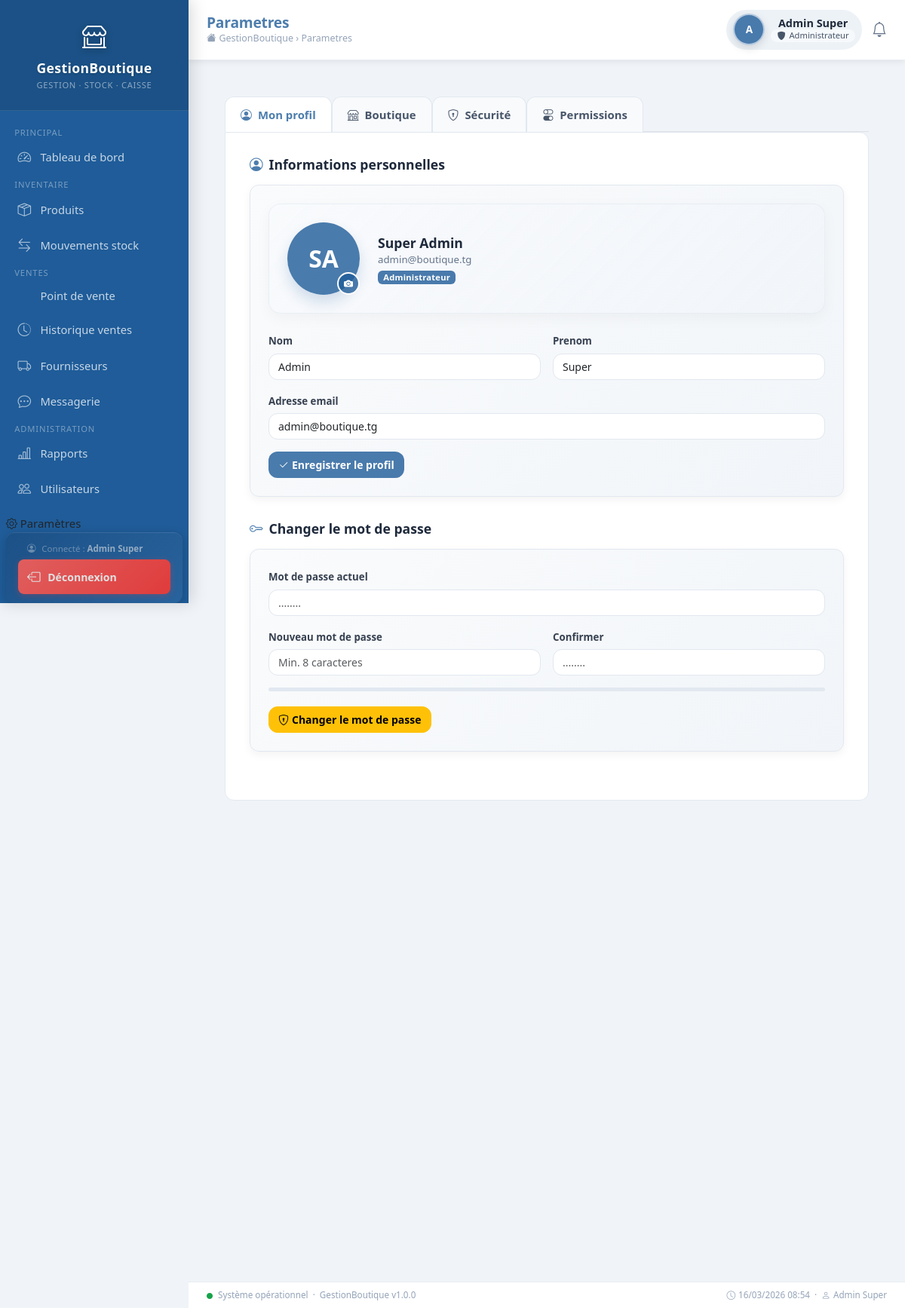
Page /modules/parametres/index.php (signed in) on the committed database.
### tables this page shows
CREATE TABLE utilisateurs (
    id            INT UNSIGNED AUTO_INCREMENT PRIMARY KEY,
    nom           VARCHAR(100) NOT NULL,
    prenom        VARCHAR(100) NOT NULL,
    email         VARCHAR(150) NOT NULL UNIQUE,
    mot_de_passe  VARCHAR(255) NOT NULL,           
    role_id       INT UNSIGNED NOT NULL,
    statut        ENUM('actif','inactif') DEFAULT 'actif',
    token_reset   VARCHAR(255) DEFAULT NULL,        
    created_at    TIMESTAMP DEFAULT CURRENT_TIMESTAMP,
    updated_at    TIMESTAMP DEFAULT CURRENT_TIMESTAMP ON UPDATE CURRENT_TIMESTAMP,
    FOREIGN KEY (role_id) REFERENCES roles(id) ON DELETE RESTRICT
);

CREATE TABLE roles (
    id       INT UNSIGNED AUTO_INCREMENT PRIMARY KEY,
    nom      VARCHAR(50) NOT NULL UNIQUE,
    created_at TIMESTAMP DEFAULT CURRENT_TIMESTAMP
);

### config/config.php (called while the page is built, shortened)
<?php
function clean(string $data): string {
    return htmlspecialchars(strip_tags(trim($data)), ENT_QUOTES, 'UTF-8');
}
function peutFaire(string $module, string $action): bool {
    if ($_SESSION['permissions'] === 'admin') return true;
    return $_SESSION['permissions'][$module][$action] ?? false;
}

### modules/parametres/index.php (the view, shortened to what this page needs)
<?php
require_once __DIR__ . '/../../config/config.php';
$db     = getDB();
$userId = $_SESSION['user_id'];
$stmt = $db->prepare("SELECT u.*, r.nom AS role FROM utilisateurs u JOIN roles r ON u.role_id=r.id WHERE u.id=:id");
$stmt->execute([':id'=>$userId]);
$stmt->execute([':id'=>$userId]); $user=$stmt->fetch();
$section='profil'; if(isset($_GET['s'])) $section=$_GET['s'];
$pageTitle="Parametres";
require_once __DIR__ . '/../../includes/header.php';
?>
<div class="param-container">
<ul class="nav nav-tabs param-tabs" id="paramTabs" role="tablist">
<li class="nav-item" role="presentation">
<a href="?s=profil" class="nav-link <?=$section==='profil'?'active':''?>"><i class="bi bi-person-circle me-2"></i>Mon profil</a>
</li>
<li class="nav-item" role="presentation">
<a href="?s=boutique" class="nav-link <?=$section==='boutique'?'active':''?>"><i class="bi bi-shop me-2"></i>Boutique</a>
</li>
<li class="nav-item" role="presentation">
<a href="?s=securite" class="nav-link <?=$section==='securite'?'active':''?>"><i class="bi bi-shield-lock me-2"></i>Sécurité</a>
</li>
<?php if($_SESSION['user_role']==='administrateur'): ?>
<li class="nav-item" role="presentation">
<a href="?s=permissions" class="nav-link <?=$section==='permissions'?'active':''?>"><i class="bi bi-toggles me-2"></i>Permissions</a>
</li>
<?php endif; ?>
</ul>
<div class="tab-content param-tab-content" id="paramTabsContent">
<div class="tab-pane fade <?=$section==='profil'?'show active':''?>" id="profil" role="tabpanel" aria-labelledby="profil-tab">
<div class="param-section">
<h6><i class="bi bi-person-circle"></i>Informations personnelles</h6>
<div class="param-card">
    <div class="d-flex align-items-center gap-4 mb-4 p-4" style="background: linear-gradient(135deg, rgba(248,250,252,0.8) 0%, rgba(241,245,249,0.9) 100%);border-radius:16px;border:1px solid rgba(226,232,240,0.6);box-shadow:0 6px 20px rgba(0,0,0,0.04);">
        <div class="avatar-wrapper">
            <?php if(!empty($user['avatar'])&&file_exists(__DIR__.'/../../uploads/avatars/'.$user['avatar'])):?>
            <img src="<?=APP_URL?>/uploads/avatars/<?=$user['avatar']?>" class="avatar-img" alt="Photo">
            <?php else:?>
            <div class="avatar-initiales"><?=strtoupper(substr($user['prenom'],0,1).substr($user['nom'],0,1))?></div>
            <?php endif;?>
            <label for="inputAvatar" class="avatar-edit-btn" title="Changer la photo"><i class="bi bi-camera-fill"></i></label>
        </div>
        <div style="flex:1;">
            <div style="font-size:1.1rem;font-weight:700;color:#1e293b;"><?=clean($user['prenom'].' '.$user['nom'])?></div>
            <div style="font-size:.83rem;color:#64748b;"><?=clean($user['email'])?></div>
            <span class="badge mt-1" style="background:var(--bleu);"><?=ucfirst($user['role'])?></span>
        </div>
    </div>
    <form method="POST">
        <div class="row g-3">
            <div class="col-md-6"><label class="form-label fw-semibold">Nom</label><input type="text" name="nom" class="form-control" value="<?=clean($user['nom'])?>" required></div>
            <div class="col-md-6"><label class="form-label fw-semibold">Prenom</label><input type="text" name="prenom" class="form-control" value="<?=clean($user['prenom'])?>" required></div>
            <div class="col-12"><label class="form-label fw-semibold">Adresse email</label><input type="email" name="email" class="form-control" value="<?=clean($user['email'])?>" required></div>
        </div>
        <button type="submit" class="btn mt-3 fw-semibold" style="background:var(--bleu);color:#fff;"><i class="bi bi-check2 me-1"></i>Enregistrer le profil</button>
    </form>
</div>
</div>
<div class="param-section">
<h6><i class="bi bi-key"></i>Changer le mot de passe</h6>
<div class="param-card">
    <form method="POST">
        <div class="row g-3">
            <div class="col-12"><label class="form-label fw-semibold">Mot de passe actuel</label><input type="password" name="mdp_actuel" class="form-control" required placeholder="........"></div>
            <div class="col-md-6"><label class="form-label fw-semibold">Nouveau mot de passe</label><input type="password" name="mdp_nouveau" id="mdpNouv" class="form-control" required placeholder="Min. 8 caracteres" minlength="8"></div>
            <div class="col-md-6"><label class="form-label fw-semibold">Confirmer</label><input type="password" name="mdp_confirm" class="form-control" required placeholder="........"></div>
            <div class="col-12"><div id="mdpForce" style="height:5px;border-radius:3px;background:#e2e8f0;"></div></div>
        </div>
        <button type="submit" class="btn btn-warning mt-3 fw-semibold"><i class="bi bi-shield-lock me-1"></i>Changer le mot de passe</button>
    </form>
</div>
</div>
</div>
</div>
</div>
</div>
<?php require_once __DIR__ . '/../../includes/footer.php'; ?>

### includes/header.php (shortened to what this page needs)
<!DOCTYPE html>
<html lang="fr">
<head>
    <link href="<?= APP_URL ?>/assets/css/bootstrap.min.css" rel="stylesheet">
    <link href="<?= APP_URL ?>/assets/css/bootstrap-icons.min.css" rel="stylesheet">
    <link href="<?= APP_URL ?>/assets/css/design.css" rel="stylesheet">
</head>
<body>
<nav class="sidebar" id="sidebar">
    <div class="sidebar-brand">
        <i class="bi bi-shop-window brand-icon"></i>
        <span class="brand-name"><?= APP_NAME ?></span>
        <span class="brand-sub">Gestion · Stock · Caisse</span>
    </div>
    <div class="sidebar-menu">
        <span class="nav-section">Principal</span>
        <a href="<?= APP_URL ?>/dashboard.php"
        class="nav-link <?= basename($_SERVER['PHP_SELF']) === 'dashboard.php' ? 'active' : '' ?>">
            <i class="bi bi-speedometer2"></i> Tableau de bord
        </a>
        <span class="nav-section">Inventaire</span>
        <?php if(peutFaire('produits','voir')): ?>
        <a href="<?= APP_URL ?>/modules/produits/liste.php"
        class="nav-link <?= strpos($_SERVER['PHP_SELF'], 'produits') !== false ? 'active' : '' ?>">
            <i class="bi bi-box-seam"></i> Produits
        </a>
        <?php endif; ?>
        <?php if(peutFaire('stock','voir')): ?>
        <a href="<?= APP_URL ?>/modules/stock/mouvements.php"
        class="nav-link <?= strpos($_SERVER['PHP_SELF'], 'stock') !== false ? 'active' : '' ?>">
            <i class="bi bi-arrow-left-right"></i> Mouvements stock
        </a>
        <?php endif; ?>
        <span class="nav-section">Ventes</span>
        <?php if(peutFaire('ventes','creer')): ?>
        <a href="<?= APP_URL ?>/modules/ventes/caisse.php"
        class="nav-link <?= strpos($_SERVER['PHP_SELF'], 'caisse') !== false ? 'active' : '' ?>">
            <i class="bi bi-cash-register"></i> Point de vente
        </a>
        <?php endif; ?>
        <?php if(peutFaire('ventes','voir')): ?>
        <a href="<?= APP_URL ?>/modules/ventes/historique.php"
        class="nav-link <?= strpos($_SERVER['PHP_SELF'], 'historique') !== false ? 'active' : '' ?>">
            <i class="bi bi-clock-history"></i> Historique ventes
        </a>
        <?php endif; ?>
        <?php if(peutFaire('fournisseurs','voir')): ?>
        <a href="<?= APP_URL ?>/modules/fournisseurs/index.php"
        class="nav-link <?= strpos($_SERVER['PHP_SELF'], 'fournisseurs') !== false ? 'active' : '' ?>">
            <i class="bi bi-truck"></i> Fournisseurs
        </a>
        <?php endif; ?>
        <?php if(peutFaire('messagerie','voir')): ?>
        <a href="<?= APP_URL ?>/modules/messagerie/index.php"
        class="nav-link <?= strpos($_SERVER['PHP_SELF'], 'messagerie') !== false ? 'active' : '' ?>">
            <i class="bi bi-chat-dots"></i> Messagerie
        </a>
        <?php endif; ?>
        <?php if(peutFaire('rapports','voir')): ?>
        <?php if ($_SESSION['user_role'] === 'administrateur'): ?>
        <span class="nav-section">Administration</span>
        <?php endif; ?>
        <a href="<?= APP_URL ?>/modules/rapports/index.php"
        class="nav-link <?= strpos($_SERVER['PHP_SELF'], 'rapports') !== false ? 'active' : '' ?>">
            <i class="bi bi-bar-chart-line"></i> Rapports
        </a>
        <?php endif; ?>
        <?php if(peutFaire('utilisateurs','voir')): ?>
        <a href="<?= APP_URL ?>/modules/auth/utilisateurs.php"
        class="nav-link <?= strpos($_SERVER['PHP_SELF'], 'utilisateurs') !== false ? 'active' : '' ?>">
            <i class="bi bi-people"></i> Utilisateurs
        </a>
        <?php endif; ?>
    </div>
    <div style="padding:.5rem .5rem 0; border-top:1px solid rgba(255, 255, 255, 0); margin-top:.5rem;">
        <a href="<?= APP_URL ?>/modules/parametres/index.php"
        class="nav-link <?= strpos($_SERVER['PHP_SELF'], 'parametres') !== false ? 'active' : '' ?>">
            <i class="bi bi-gear"></i> Paramètres
        </a>
    </div>
    <div class="sidebar-footer">
        <div style="font-size:.72rem; color:rgba(255,255,255,.4); margin-bottom:.4rem; padding-left:.75rem;">
            <i class="bi bi-person-circle" style="margin-right:.3rem;"></i>
            Connecté : <strong style="color:rgba(255,255,255,.6);"><?= $_SESSION['user_nom'] ?? '' ?></strong>
        </div>
        <a href="<?= APP_URL ?>/modules/auth/logout.php" class="nav-link">
            <i class="bi bi-box-arrow-left" style="font-size:1.1rem;"></i>
            Déconnexion
        </a>
    </div>
</nav>
<div class="topbar">
    <div class="d-flex align-items-center gap-3">
        <div>
            <h1 class="page-title"><?= $pageTitle ?? 'Tableau de bord' ?></h1>
            <div class="topbar-breadcrumb d-none d-md-block">
                <i class="bi bi-house-fill me-1"></i><?= APP_NAME ?> &rsaquo; <?= $pageTitle ?? 'Accueil' ?>
            </div>
        </div>
    </div>
    <div class="user-info">
        <?php
            $role = $_SESSION['user_role'];
            $roleIcon = match($role) {
                'administrateur' => 'bi-shield-fill',
                'caissier'       => 'bi-cash-register',
                'magasinier'     => 'bi-boxes',
                default          => 'bi-person'
            };
            $displayName = clean(($_SESSION['user_prenom'] ?? '').' '.($_SESSION['user_nom'] ?? ''));
        ?>
        <div class="user-profile dropend">
            <button class="btn btn-sm" type="button" id="userDropdown" data-bs-toggle="dropdown" aria-expanded="false" style="background:rgba(255,255,255,0);border:none;padding:0;">
                <div class="d-flex align-items-center gap-2">
                    <?php if (!empty($_SESSION['user_avatar'])): ?>
                    <div class="avatar">
                        <img src="<?= APP_URL ?>/uploads/avatars/<?= $_SESSION['user_avatar'] ?>?v=<?= time() ?>" alt="Photo">
                    </div>
                    <?php else: ?>
                    <div class="avatar">
                        <?= strtoupper(substr(($_SESSION['user_prenom'] ?? ''), 0, 1) . substr($_SESSION['user_nom'], 0, 1)) ?>
                    </div>
                    <?php endif; ?>
                    <div class="user-meta d-none d-md-flex flex-column">
                        <span class="user-name"><?= $displayName ?></span>
                        <span class="user-role"><i class="bi <?= $roleIcon ?>"></i><?= ucfirst($role) ?></span>
                    </div>
                </div>
            </button>
        </div>
        <div class="user-actions">
            <a href="<?= APP_URL ?>/modules/messagerie/index.php" class="position-relative" style="color:#64748b; text-decoration:none;">
                <i class="bi bi-bell fs-5"></i>
            </a>
        </div>
    </div>
</div>
<div class="main-content">

### includes/footer.php (shortened to what this page needs)
<div style="
    margin-left: var(--sidebar-w, 250px);
    background: #fff;
    border-top: 1px solid #e8edf3;
    padding: .5rem 1.5rem;
    display: flex;
    align-items: center;
    justify-content: space-between;
    font-size: .73rem;
    color: #94a3b8;
" class="d-none d-md-flex">
    <span>
        <i class="bi bi-circle-fill me-1" style="color:#16a34a; font-size:.5rem;"></i>
        Système opérationnel &nbsp;·&nbsp; <?= APP_NAME ?> v<?= APP_VERSION ?>
    </span>
    <span>
        <i class="bi bi-clock me-1"></i><?= date('d/m/Y H:i') ?>
        &nbsp;·&nbsp;
        <i class="bi bi-person me-1"></i><?= clean(($_SESSION['user_prenom'] ?? '').' '.($_SESSION['user_nom'] ?? '')) ?>
    </span>
</div>
</body>
</html>

### assets/css/design.css (style rules this page uses)
:root { --gb-primary: #1F5C99; --gb-primary-dark: #153F6E; --gb-primary-light:#D6E4F0; --gb-radius: 12px; --gb-radius-sm: 8px; --gb-shadow: 0 2px 12px rgba(31,92,153,.10); --gb-shadow-md: 0 4px 24px rgba(31,92,153,.14); --gb-transition: all .2s ease; }
body { background: #f0f4f8; font-family: 'Segoe UI', system-ui, -apple-system, sans-serif; font-size: .93rem; }
.sidebar { box-shadow: 4px 0 20px rgba(0,0,0,.15); }
.sidebar-brand { padding: 1.4rem 1rem 1.2rem; background: rgba(0,0,0,.12); }
.sidebar-brand .brand-icon { font-size: 1.8rem; filter: drop-shadow(0 2px 4px rgba(0,0,0,.3)); }
.sidebar-brand .brand-name { font-size: 1.05rem; letter-spacing: .02em; text-shadow: 0 1px 3px rgba(0,0,0,.2); }
.sidebar-brand .brand-sub { display: block; color: rgba(255,255,255,.5); font-size: .7rem; letter-spacing: .06em; text-transform: uppercase; margin-top: .1rem; }
.sidebar-menu .nav-section { font-size: .66rem; letter-spacing: .12em; padding: 1rem 1.2rem .3rem; color: rgba(255,255,255,.35); }
.sidebar-menu .nav-link { padding: .6rem 1.1rem; border-radius: 0; font-size: .88rem; position: relative; border-left: 3px solid transparent; transition: var(--gb-transition); }
.sidebar-menu .nav-link i { font-size: 1rem; width: 20px; opacity: .85; }
.topbar { border-bottom: 1px solid #e8edf3; padding: .7rem 1.5rem; box-shadow: 0 1px 8px rgba(0,0,0,.06); }
.topbar .page-title { font-size: 1.1rem; font-weight: 700; letter-spacing: -.01em; }
.topbar .topbar-breadcrumb { font-size: .78rem; color: #94a3b8; margin-top: .05rem; }
.topbar .avatar { width: 34px; height: 34px; font-size: .8rem; box-shadow: 0 0 0 2px var(--gb-primary-light); }
.badge { font-weight: 600; letter-spacing: .02em; padding: .3em .65em; }
.btn { font-weight: 500; border-radius: var(--gb-radius-sm); transition: var(--gb-transition); font-size: .875rem; }
.btn-sm { font-size: .8rem; border-radius: 6px; padding: .3rem .7rem; }
.form-control, .form-select { border-radius: var(--gb-radius-sm); border-color: #e2e8f0; font-size: .875rem; transition: var(--gb-transition); }
.form-label { font-weight: 600; font-size: .83rem; color: #374151; margin-bottom: .35rem; }
.main-content > * { animation: fadeInUp .3s ease both; }
.main-content > *:nth-child(2) { animation-delay: .07s; }

### rows in the picture
utilisateurs: prenom+nom "SA", prenom+nom "Super Admin", email "admin@boutique.tg", role.nom "Administrateur", nom "Admin", prenom "Super"

### other values in the picture
APP_NAME "GestionBoutique"
$_SESSION['user_nom'] "Admin Super"
$pageTitle "Parametres"
$displayName "Admin Super"
$role "Administrateur"
APP_VERSION "1.0.0"
